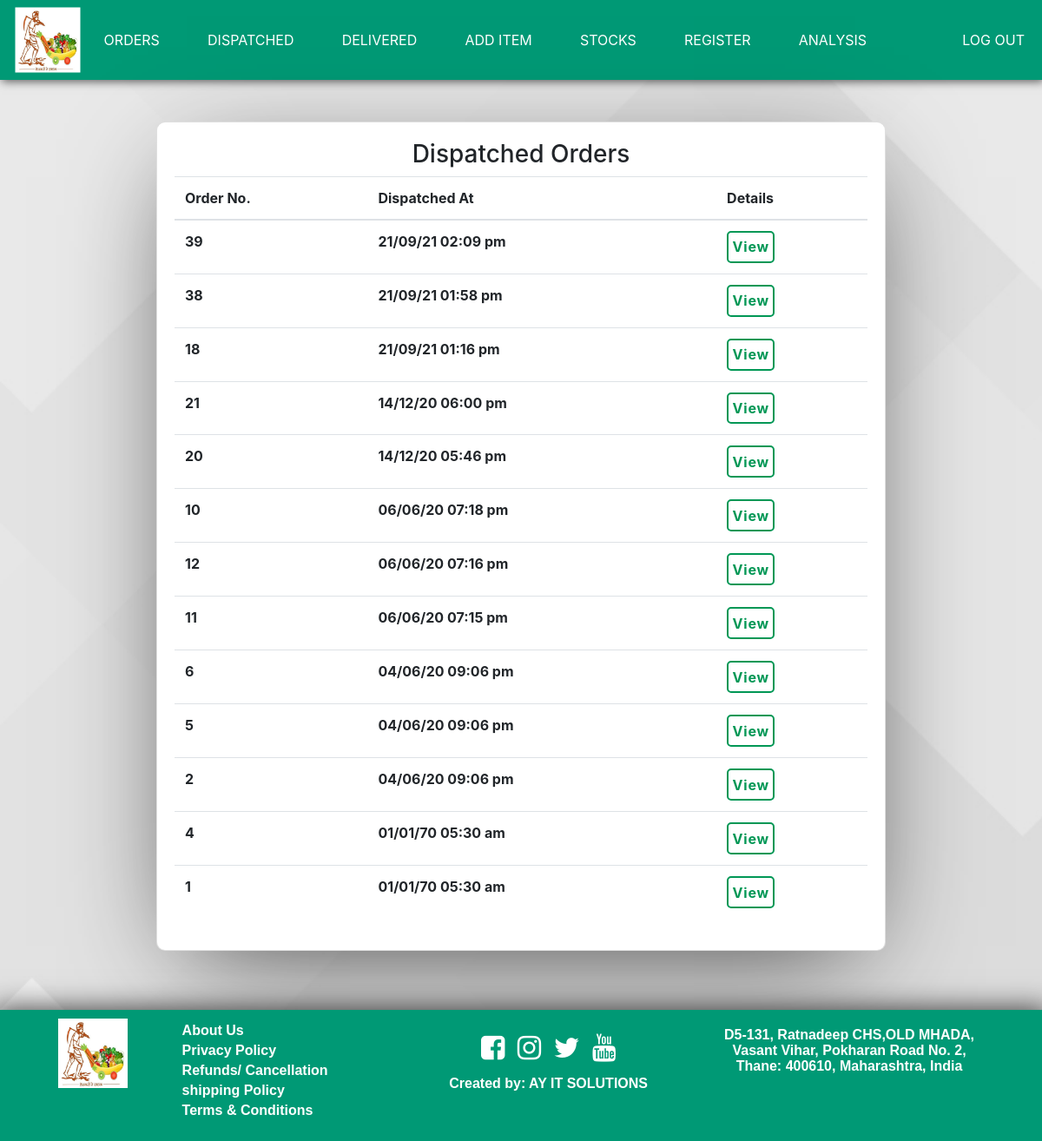
The page /owner/delivered.php (signed in) on the database its author committed.
### tables this page shows
CREATE TABLE `finalorder` (
  `o_id` double NOT NULL,
  `c_id` double NOT NULL,
  `payment_id` varchar(50) DEFAULT NULL,
  `deliveryboy` int(5) NOT NULL,
  `delivery` int(2) NOT NULL COMMENT 'if yes 1 or 0',
  `timeorder` int(11) NOT NULL,
  `timedispatch` int(11) NOT NULL,
  `timedelivery` int(11) NOT NULL,
  `cancel` int(2) NOT NULL
);

### owner/delivered.php (the view, shortened to what this page needs)
<?php
include dirname(dirname(__FILE__)).DIRECTORY_SEPARATOR.'includes'.DIRECTORY_SEPARATOR.'dbconn.php';
 ?>
<!DOCTYPE html>
<html lang="en">
<head>
</head>
<body background="../images/back2.jpg">
  <?php
    include dirname(dirname(__FILE__)).DIRECTORY_SEPARATOR.'includes'.DIRECTORY_SEPARATOR.'ownerheader.php';
   ?>
<br><br>
<div class="card ownercard">
  <h3 style="text-align:center;">Dispatched Orders</h3>
  <table class="table table-hover" style="padding:20px;">
  <thead>
  <tr>
    <th scope="col">Order No.</th>
    <th scope="col">Dispatched At</th>
    <th scope="col">Details</th>
  </tr>
  </thead>
  <tbody>
    <?php
    $query = "SELECT * FROM finalorder WHERE delivery=1 && deliveryboy!=0 ORDER BY timedelivery DESC;";
    $result = mysqli_query($con, $query);
    if (mysqli_num_rows($result) > 0)
    {
        while ($row1 = mysqli_fetch_assoc($result)) {
          $ordertime=date('d/m/y h:i a', $row1['timeorder']);
          $dispatchtime=date('d/m/y h:i a', $row1['timedispatch']);
          $delivertime=date('d/m/y h:i a', $row1['timedelivery']);
            echo '
            <tr>
              <th scope="col">'.$row1['o_id'].'</th>
              <th scope="col">'.$delivertime.'</th>
              <th scope="col">
              <form action="./order.php" method="post" id="form1">
                <input type="hidden" name="orderid" value="'.$row1['o_id'].'">
                <input type="hidden" name="customerid" value="'.$row1['c_id'].'">
                <input type="hidden" name="ordertime" value="'.$ordertime.'">
                <input type="hidden" name="dispatchtime" value="'.$dispatchtime.'">
                <input type="hidden" name="delivertime" value="'.$delivertime.'">
                <input type="hidden" name="deliveryboyid" value="'.$row1['deliveryboy'].'">
                <input type="submit"class="btn btnwhite" name="vieworderitems" value="View">
              </form>
              </th>
            </tr>';
        }
      }
     ?>
  </tbody>
  </table>
</div>
       <?php include dirname(dirname(__FILE__)).DIRECTORY_SEPARATOR.'includes'.DIRECTORY_SEPARATOR.'footer.php';   ?>
</body>
</html>

### css/main.css (style rules this page uses)
body { background-image: url("../images/back2.jpg"); background-repeat: repeat-y; background-size: cover; }

### css/cards.css (style rules this page uses)
.btnwhite { background-color: transparent; color: #009755; padding: 3%; border-radius: 5px; border: 2px solid #009755; font-weight: 700; letter-spacing: 0.05rem; }
.ownercard { margin: auto; width: 70%; padding: 20px; display: block; overflow-x: auto; border-radius: 10px 10px 10px 10px; -webkit-box-shadow: 0px 29px 124px -35px rgba(0, 0, 0, 0.75); -moz-box-shadow: 0px 29px 124px -35px rgba(0, 0, 0, 0.75); box-shadow: 0px 29px 124px -35px rgba(0, 0, 0, 0.75); }

### rows shown on the page
finalorder: o_id "39", timedelivery "21/09/21 02:09 pm"
finalorder: o_id "38", timedelivery "21/09/21 01:58 pm"
finalorder: o_id "18", timedelivery "21/09/21 01:16 pm"
finalorder: o_id "21", timedelivery "14/12/20 06:00 pm"
finalorder: o_id "20", timedelivery "14/12/20 05:46 pm"
finalorder: o_id "10", timedelivery "06/06/20 07:18 pm"
finalorder: o_id "12", timedelivery "06/06/20 07:16 pm"
finalorder: o_id "11", timedelivery "06/06/20 07:15 pm"
finalorder: o_id "6", timedelivery "04/06/20 09:06 pm"
finalorder: o_id "5", timedelivery "04/06/20 09:06 pm"
finalorder: o_id "2", timedelivery "04/06/20 09:06 pm"
finalorder: o_id "4", timedelivery "01/01/70 05:30 am"
finalorder: o_id "1", timedelivery "01/01/70 05:30 am"
